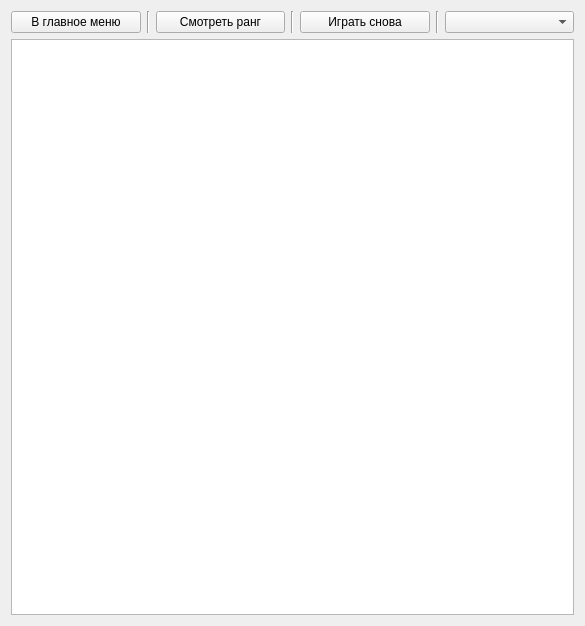
<?xml version="1.0" encoding="UTF-8"?>
<ui version="4.0">
 <class>Form</class>
 <widget class="QWidget" name="Form">
  <property name="geometry">
   <rect>
    <x>0</x>
    <y>0</y>
    <width>585</width>
    <height>626</height>
   </rect>
  </property>
  <property name="windowTitle">
   <string>Таблица рекордов</string>
  </property>
  <layout class="QVBoxLayout" name="verticalLayout">
   <item>
    <layout class="QHBoxLayout" name="horizontalLayout">
     <item>
      <widget class="QPushButton" name="btn_back">
       <property name="text">
        <string>В главное меню</string>
       </property>
      </widget>
     </item>
     <item>
      <widget class="Line" name="line_2">
       <property name="orientation">
        <enum>Qt::Vertical</enum>
       </property>
      </widget>
     </item>
     <item>
      <widget class="QPushButton" name="btn_show_rang">
       <property name="text">
        <string>Смотреть ранг</string>
       </property>
      </widget>
     </item>
     <item>
      <widget class="Line" name="line">
       <property name="orientation">
        <enum>Qt::Vertical</enum>
       </property>
      </widget>
     </item>
     <item>
      <widget class="QPushButton" name="btn_play_again">
       <property name="text">
        <string>Играть снова</string>
       </property>
      </widget>
     </item>
     <item>
      <widget class="Line" name="line_3">
       <property name="orientation">
        <enum>Qt::Vertical</enum>
       </property>
      </widget>
     </item>
     <item>
      <widget class="QComboBox" name="selector_difficult"/>
     </item>
    </layout>
   </item>
   <item>
    <widget class="QTableWidget" name="table">
     <property name="selectionMode">
      <enum>QAbstractItemView::SingleSelection</enum>
     </property>
     <property name="selectionBehavior">
      <enum>QAbstractItemView::SelectRows</enum>
     </property>
     <attribute name="verticalHeaderVisible">
      <bool>false</bool>
     </attribute>
    </widget>
   </item>
  </layout>
 </widget>
 <resources/>
 <connections/>
</ui>
